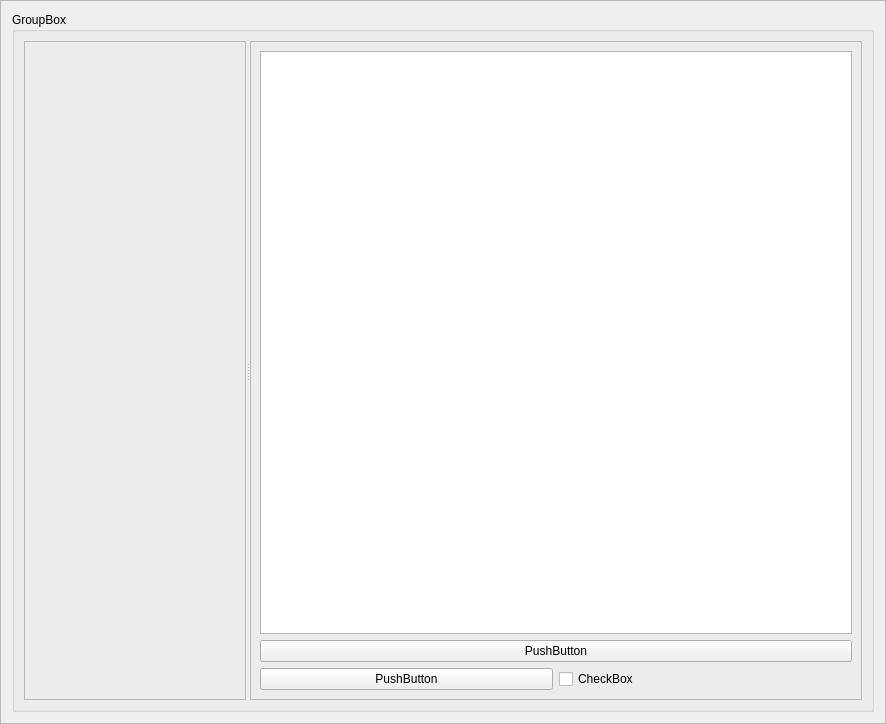
<?xml version="1.0" encoding="UTF-8"?>
<ui version="4.0">
 <class>Frame</class>
 <widget class="QFrame" name="Frame">
  <property name="geometry">
   <rect>
    <x>0</x>
    <y>0</y>
    <width>886</width>
    <height>724</height>
   </rect>
  </property>
  <property name="windowTitle">
   <string>Frame</string>
  </property>
  <property name="frameShape">
   <enum>QFrame::StyledPanel</enum>
  </property>
  <property name="frameShadow">
   <enum>QFrame::Raised</enum>
  </property>
  <layout class="QGridLayout" name="gridLayout_3">
   <item row="0" column="0">
    <widget class="QGroupBox" name="input_box">
     <property name="title">
      <string>GroupBox</string>
     </property>
     <layout class="QGridLayout" name="gridLayout_2">
      <item row="0" column="0">
       <widget class="QSplitter" name="splitter">
        <property name="orientation">
         <enum>Qt::Horizontal</enum>
        </property>
        <widget class="QFrame" name="source_frame">
         <property name="frameShape">
          <enum>QFrame::StyledPanel</enum>
         </property>
         <property name="frameShadow">
          <enum>QFrame::Raised</enum>
         </property>
        </widget>
        <widget class="QFrame" name="values_frame">
         <property name="frameShape">
          <enum>QFrame::StyledPanel</enum>
         </property>
         <property name="frameShadow">
          <enum>QFrame::Raised</enum>
         </property>
         <layout class="QGridLayout" name="gridLayout">
          <item row="2" column="2">
           <widget class="QCheckBox" name="list_toggle">
            <property name="text">
             <string>CheckBox</string>
            </property>
           </widget>
          </item>
          <item row="1" column="1" colspan="2">
           <widget class="QPushButton" name="remove_button">
            <property name="text">
             <string>PushButton</string>
            </property>
           </widget>
          </item>
          <item row="2" column="1">
           <widget class="QPushButton" name="finish_button">
            <property name="text">
             <string>PushButton</string>
            </property>
           </widget>
          </item>
          <item row="0" column="1" colspan="2">
           <widget class="QListView" name="values_list"/>
          </item>
         </layout>
        </widget>
       </widget>
      </item>
     </layout>
    </widget>
   </item>
  </layout>
 </widget>
 <resources/>
 <connections/>
</ui>
